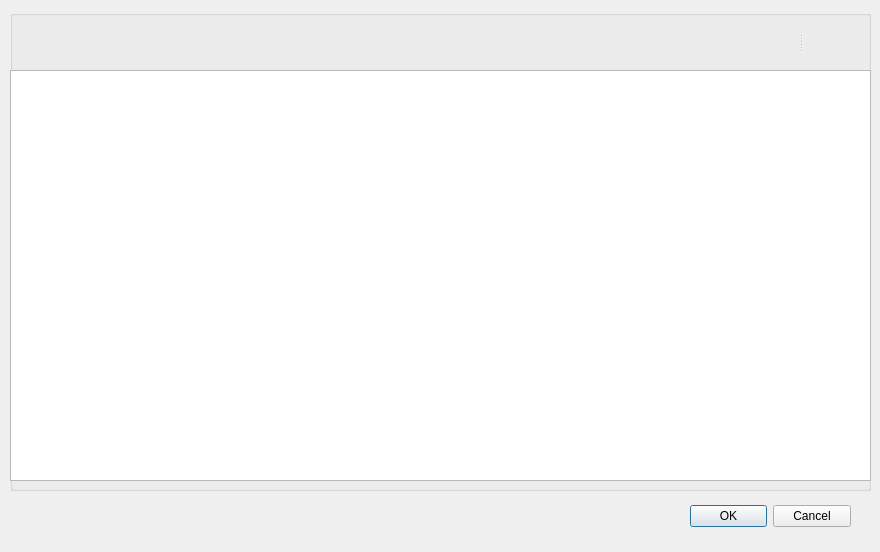
<?xml version="1.0" encoding="UTF-8"?>
<ui version="4.0">
 <class>Dialog_checkOverdue</class>
 <widget class="QDialog" name="Dialog_checkOverdue">
  <property name="geometry">
   <rect>
    <x>0</x>
    <y>0</y>
    <width>880</width>
    <height>552</height>
   </rect>
  </property>
  <property name="windowTitle">
   <string>Dialog</string>
  </property>
  <property name="styleSheet">
   <string notr="true">background-image: url(:/new/prefix1/resources/background6.jpg);</string>
  </property>
  <widget class="QDialogButtonBox" name="buttonBox">
   <property name="geometry">
    <rect>
     <x>690</x>
     <y>500</y>
     <width>161</width>
     <height>32</height>
    </rect>
   </property>
   <property name="orientation">
    <enum>Qt::Horizontal</enum>
   </property>
   <property name="standardButtons">
    <set>QDialogButtonBox::Cancel|QDialogButtonBox::Ok</set>
   </property>
  </widget>
  <widget class="QGroupBox" name="groupBox">
   <property name="geometry">
    <rect>
     <x>10</x>
     <y>10</y>
     <width>861</width>
     <height>481</height>
    </rect>
   </property>
   <property name="title">
    <string/>
   </property>
   <widget class="QTableWidget" name="tableWidget_view">
    <property name="geometry">
     <rect>
      <x>0</x>
      <y>60</y>
      <width>861</width>
      <height>411</height>
     </rect>
    </property>
   </widget>
   <widget class="QSplitter" name="splitter">
    <property name="geometry">
     <rect>
      <x>740</x>
      <y>16</y>
      <width>101</width>
      <height>31</height>
     </rect>
    </property>
    <property name="orientation">
     <enum>Qt::Horizontal</enum>
    </property>
    <widget class="QPushButton" name="pushButton_borr">
     <property name="focusPolicy">
      <enum>Qt::NoFocus</enum>
     </property>
     <property name="text">
      <string/>
     </property>
     <property name="icon">
      <iconset resource="rs.qrc">
       <normaloff>:/new/prefix1/resources/user_search.png</normaloff>:/new/prefix1/resources/user_search.png</iconset>
     </property>
     <property name="iconSize">
      <size>
       <width>30</width>
       <height>30</height>
      </size>
     </property>
     <property name="flat">
      <bool>true</bool>
     </property>
    </widget>
    <widget class="QPushButton" name="pushButton_view">
     <property name="focusPolicy">
      <enum>Qt::NoFocus</enum>
     </property>
     <property name="text">
      <string/>
     </property>
     <property name="icon">
      <iconset resource="rs.qrc">
       <normaloff>:/new/prefix1/resources/show.png</normaloff>:/new/prefix1/resources/show.png</iconset>
     </property>
     <property name="iconSize">
      <size>
       <width>30</width>
       <height>30</height>
      </size>
     </property>
     <property name="flat">
      <bool>true</bool>
     </property>
    </widget>
   </widget>
  </widget>
 </widget>
 <resources>
  <include location="rs.qrc"/>
 </resources>
 <connections>
  <connection>
   <sender>buttonBox</sender>
   <signal>accepted()</signal>
   <receiver>Dialog_checkOverdue</receiver>
   <slot>accept()</slot>
   <hints>
    <hint type="sourcelabel">
     <x>248</x>
     <y>254</y>
    </hint>
    <hint type="destinationlabel">
     <x>157</x>
     <y>274</y>
    </hint>
   </hints>
  </connection>
  <connection>
   <sender>buttonBox</sender>
   <signal>rejected()</signal>
   <receiver>Dialog_checkOverdue</receiver>
   <slot>reject()</slot>
   <hints>
    <hint type="sourcelabel">
     <x>316</x>
     <y>260</y>
    </hint>
    <hint type="destinationlabel">
     <x>286</x>
     <y>274</y>
    </hint>
   </hints>
  </connection>
 </connections>
</ui>
